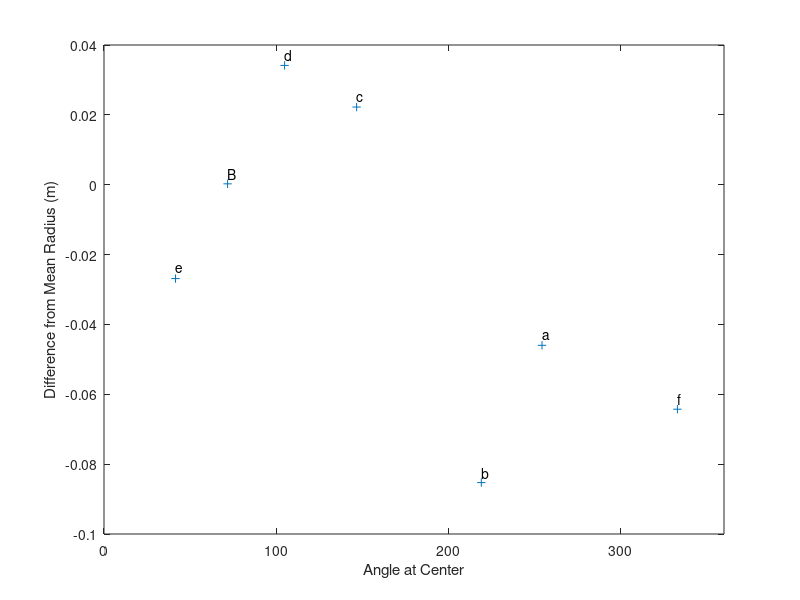
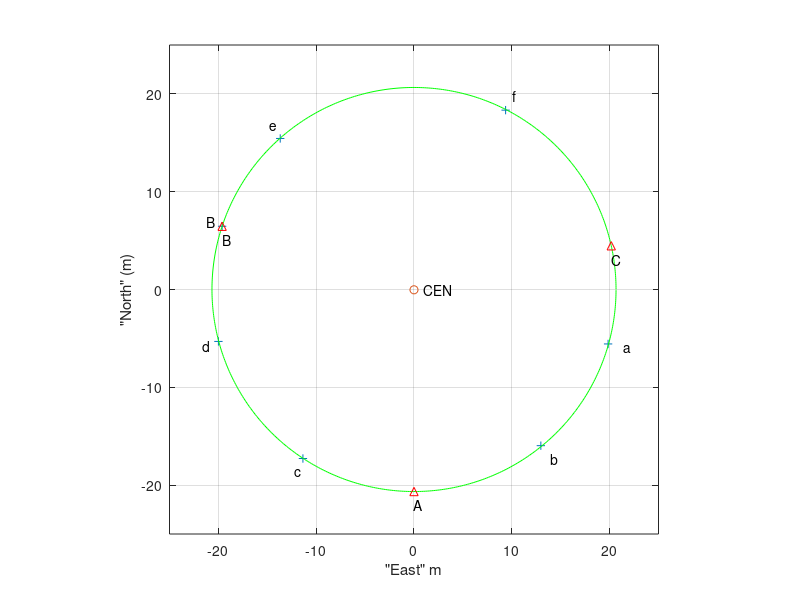

Here is the MATLAB script that generated these plots, in order:
%% 12S56 Project 3 solution 2005
%
% Set some constants
rtd = 180/pi;   % Radians to degree conversion
% First set up the data
alpha = 74.6274; beta = 51.2464; gamma = 54.1233;
% Now the distances (Use the average of the two values measured)
po = 0.000;  % Prism Bias
% Distances are opposite the angles.
d0 = 39.838-po; d1 = 32.221-po; d2=33.476-po;
%d0 = 39.838-po; d1 = 33.476-po; d2=32.221-po;
% Data set to all the points around the circle
a = [gamma 322.6759 340.1612 16.7340 37.6851 69.1422 103.3052];
d = [d0 10.032 21.625 38.323 41.375 35.558 17.551]; d = d - po; 
l = {'B','a'  'b' 'c' 'd' 'e' 'f'};
%
% Center estimate
ac= 38.8351; dc = 20.656 - po;
%
% Check the sum of the angles and distribute any excess equally to all
% angles
sum = alpha+beta+gamma;
da = (180-sum)/3;
alpha = alpha+da; beta=beta+da; gamma=gamma+da;
fprintf(1,'\n12S56 Project Number 3\n')
fprintf(1,'Sum of angles in triangle is %8.4f deg, adding %6.4f to each angle\n',sum,da)

% Check basic data by using cosine rule to predict sides
e0 = sqrt(d1^2+d2^2-2*d1*d2*cos(alpha/rtd));
e1 = sqrt(d0^2+d2^2-2*d0*d2*cos(beta/rtd));
e2 = sqrt(d1^2+d0^2-2*d1*d0*cos(gamma/rtd));

% Set up a system in which the triangle is perfect.  Use two sides and one
% angle.
%d1 = sqrt(d0^2+d2^2-2*d0*d2*cos(beta/rtd));
%alpha = asin(d0*sin(beta/rtd)/d1)*rtd;
%gamma = asin(d2*sin(beta/rtd)/d1)*rtd;
% Now solve the main triangle
a1 = atan((d2/d1-cos(alpha/rtd))/sin(alpha/rtd))*rtd; R1=d1/(2*cos(a1/rtd));
b1 = atan((d0/d2-cos(beta/rtd))/sin(beta/rtd))*rtd; R2=d2/(2*cos(b1/rtd));
g1 = atan((d1/d0-cos(gamma/rtd))/sin(gamma/rtd))*rtd; R3=d0/(2*cos(g1/rtd));
%
% Now print out the results
fprintf(1,'-------12S56 2008------------------------\n')
fprintf(1,'Results for each angle/distance pair\n')
fprintf(1,'Alpha    1 %8.4f  Radius 1 %6.3f\n',a1,R1)
fprintf(1,'Beta      1 %8.4f  Radius 2 %6.3f\n',b1,R2)
fprintf(1,'Gamma 1 %8.4f  Radius 2 %6.3f\n',g1,R3)
MeanR = (R1+R2+R3)/3;
fprintf(1,'Mean radius %6.3f\n',MeanR)
fprintf(1,'-----------------------------------\n')

% Now compute the values around the cirlce and at the center
a = a/rtd; a0 = 90-a1; % 90-2*a1;
as = atan2((d/d1-cos(a)),sin(a)); r=abs(d1./(2*cos(as))); p=mod(2*(a0-(a-as)*rtd),360);
%
% Ouput the results
fprintf(1,' Point      Radius    Drad  Angle \n')
n = length(p);
for i = 1:n
    fprintf(1,'   %2s   %7.3f   %7.3f  %7.4f\n',l{i}, r(i), r(i)-MeanR, p(i))
end
%
% Finish up calculation of location of CEN (Sprinkler)
dd = a1-ac; dx=dc*cos(dd/rtd)-MeanR;dy=dc*sin(dd/rtd);
dcent = sqrt(dx^2+dy^2); danc = atan2(dy,dx)*rtd;
fprintf(1,'Sprinkler Postion  %4.3f (m) at %6.2f deg\n',dcent,danc);

% Plot up the results
figure(2)
plot(p,r-MeanR,'+')
xlim([0 360]);
xlabel('Angle at Center')
ylabel('Difference from Mean Radius (m)')
MRstr = sprintf('Mean Radius %6.3f (m)',MeanR);
text(10,0.08,MRstr)
for i = 1:n
    text(p(i),r(i)-MeanR+0.003,l{i})
end
print -dpng -r75 Proj_3_08_Fig2.png
%
% Total plot (Reverse sign of y so we have positive rotation)
yc = r.*cos(p/rtd);xc = -r.*sin(p/rtd);
figure(1)
plot(xc,yc,'+')
hold on; plot(dx,dy,'o'); text(1,0,'CEN'); grid on
for i=1:n
    text(xc(i)*(1.08),yc(i)*1.08,l{i});
end
% Now plot a circle if Mean radius
plot(MeanR*cos(0:0.01:2*pi),MeanR*sin(0:0.01:2*pi),'g')
% Plot the main mark
ym = [ -R1 R2*sin((270-2*(90-(alpha-a1)))/rtd) R3*sin((90-(2*a1))/rtd)];
xm = [ 0   R2*cos((270-2*(90-(alpha-a1)))/rtd) R3*cos((90-(2*a1))/rtd)];
lm = ['A' 'B' 'C'];
plot(xm,ym,'r^');
axis equal  % To make plot square

for i = 1:3
    text(xm(i),ym(i)-R1/15,lm(i));
end
axis([-25 25 -25 25]); % set(gca,'YDir','reverse');
xlabel('"East" m'); ylabel('"North" (m)')
print -dpng -r75 Proj_3_08_Fig1.png

hold off












